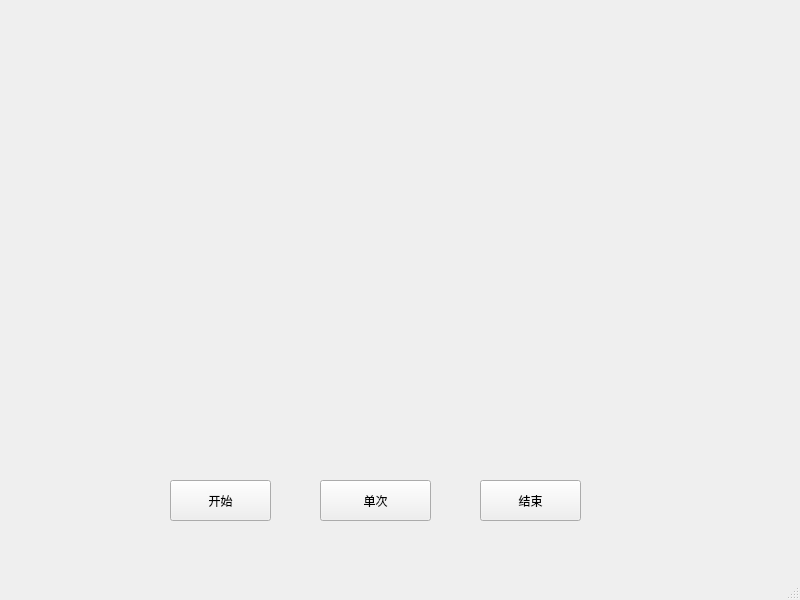
<?xml version="1.0" encoding="UTF-8"?>
<ui version="4.0">
 <class>MainWindow</class>
 <widget class="QMainWindow" name="MainWindow">
  <property name="geometry">
   <rect>
    <x>0</x>
    <y>0</y>
    <width>800</width>
    <height>600</height>
   </rect>
  </property>
  <property name="windowTitle">
   <string>MainWindow</string>
  </property>
  <widget class="QWidget" name="centralwidget">
   <widget class="QLabel" name="label">
    <property name="geometry">
     <rect>
      <x>80</x>
      <y>50</y>
      <width>631</width>
      <height>381</height>
     </rect>
    </property>
    <property name="text">
     <string/>
    </property>
    <property name="scaledContents">
     <bool>true</bool>
    </property>
   </widget>
   <widget class="QPushButton" name="pushButton">
    <property name="geometry">
     <rect>
      <x>170</x>
      <y>480</y>
      <width>101</width>
      <height>41</height>
     </rect>
    </property>
    <property name="text">
     <string>开始</string>
    </property>
   </widget>
   <widget class="QPushButton" name="pushButton_2">
    <property name="geometry">
     <rect>
      <x>480</x>
      <y>480</y>
      <width>101</width>
      <height>41</height>
     </rect>
    </property>
    <property name="text">
     <string>结束</string>
    </property>
   </widget>
   <widget class="QPushButton" name="pushButton_3">
    <property name="geometry">
     <rect>
      <x>320</x>
      <y>480</y>
      <width>111</width>
      <height>41</height>
     </rect>
    </property>
    <property name="text">
     <string>单次</string>
    </property>
   </widget>
  </widget>
  <widget class="QMenuBar" name="menubar">
   <property name="geometry">
    <rect>
     <x>0</x>
     <y>0</y>
     <width>800</width>
     <height>25</height>
    </rect>
   </property>
  </widget>
  <widget class="QStatusBar" name="statusbar"/>
 </widget>
 <resources/>
 <connections/>
</ui>
